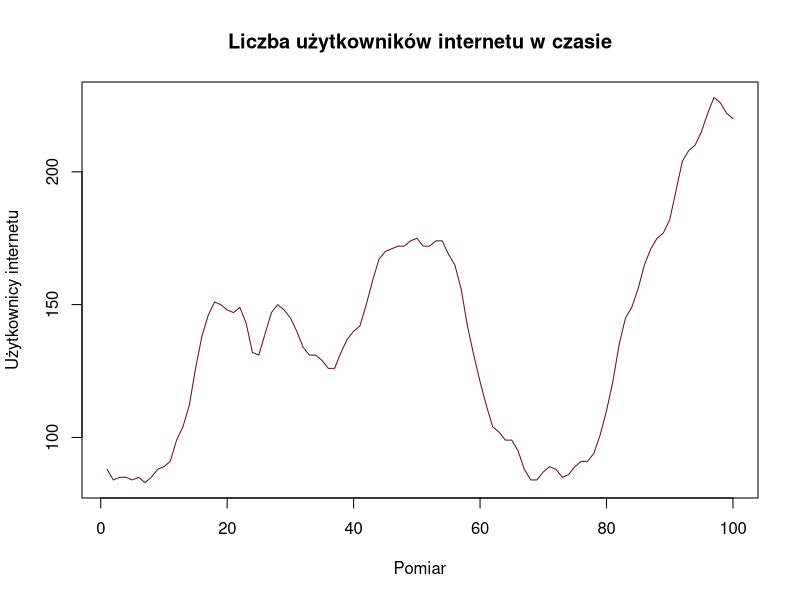
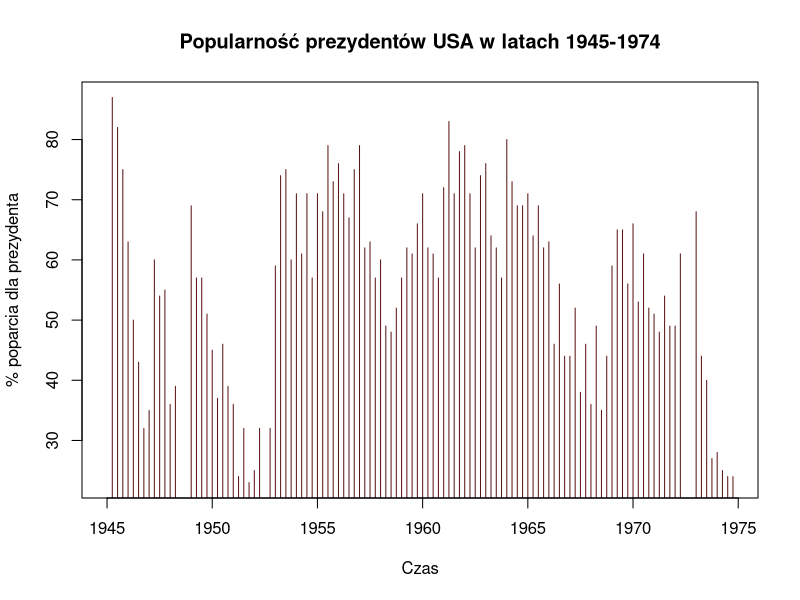
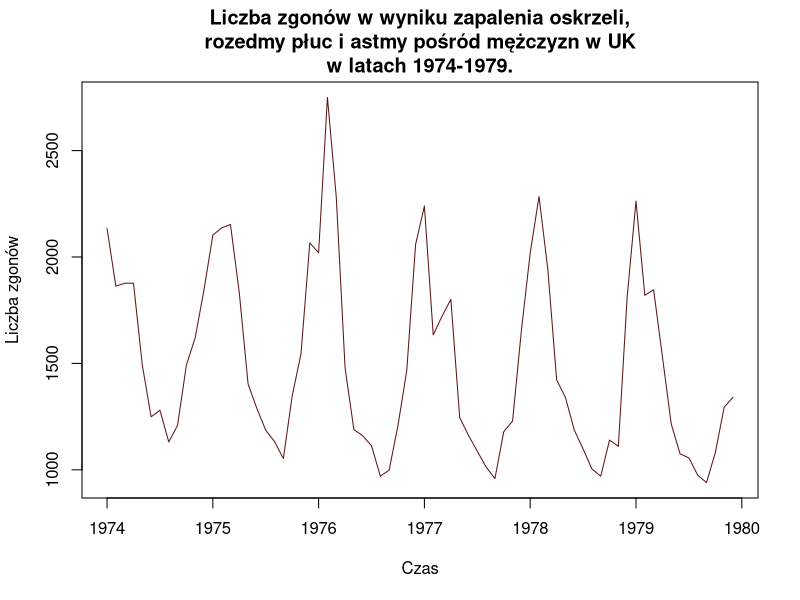

Source code (R) for these figures, in order:
# --------------------------------------------------------
# Zadanie.12 
#
# W R dostępne są zbiory WWWusage, presidents oraz mdeaths. Wczytaj je i dokonaj eksploracji danych.
# Sprawdź czy są to zbiory typu "time series". Opisz jakich okresów dotyczą dane oraz jakim okresom 
# czasu odpowiadają poszczególne obserwacje. Sporządź również wykresy liniowe obrazujące te szeregi czasowe.
#
# Pełne rozwiązanie tego zadania musi zawierać dla każdego zbioru: 
#	- Twój kod R, 
#	- Twój opis i interprację szeregów czasowych,
#   - czytelną wizualizację na wykresach. 
#
# --------------------------------------------------------

head(WWWusage) # pierwsze 6 obserwacji
str(WWWusage) # struktura danych
table(is.na(WWWusage)) # sprawdzenie czy są braki danych
# Zbiór WWWusage to czereg czasowy 100 pomiarów ilości użytkowników internetu w ciągu jednej minuty.
# Ze zbioru nie da się wywnioskować, jakiego okresu dotyczą dane. Zbiór nie zawiera braków danych.
plot(WWWusage, xlab="Pomiar", ylab="Użytkownicy internetu", main="Liczba użytkowników internetu w czasie", col="#5c1515")


head(presidents) # pierwsze 6 obserwacji
str(presidents) # struktura danych
table(is.na(presidents)) # sprawdzenie czy są braki danych
# Zbiór presidents to szereg czasowy 120 kwartalnych pomiarów popularności prezydentów USA w latach 1945-1974. W zbiorze brakuje wartości dla 6 pomiarów.
plot(presidents, xlab="Czas", ylab="% poparcia dla prezydenta", main="Popularność prezydentów USA w latach 1945-1974", col="#5c1515", type="h")


head(mdeaths) # pierwsze 6 obserwacji
str(mdeaths) # struktura danych
table(is.na(mdeaths)) # sprawdzenie czy są braki danych
# Zbiór mdeaths to szereg czasowy 72 miesięcznych pomiarów liczby zgonów na zapalenie oskrzeli, rozedmę płuc i astmę  pośród mężczyzn w Anglii i Walii w latach 1974-1979.
# W zbiorze nie ma braków danych.
plot(mdeaths, xlab="Czas", ylab="Liczba zgonów", main="Liczba zgonów w wyniku zapalenia oskrzeli,\nrozedmy płuc i astmy pośród mężczyzn w UK\nw latach 1974-1979.", col="#5c1515")
